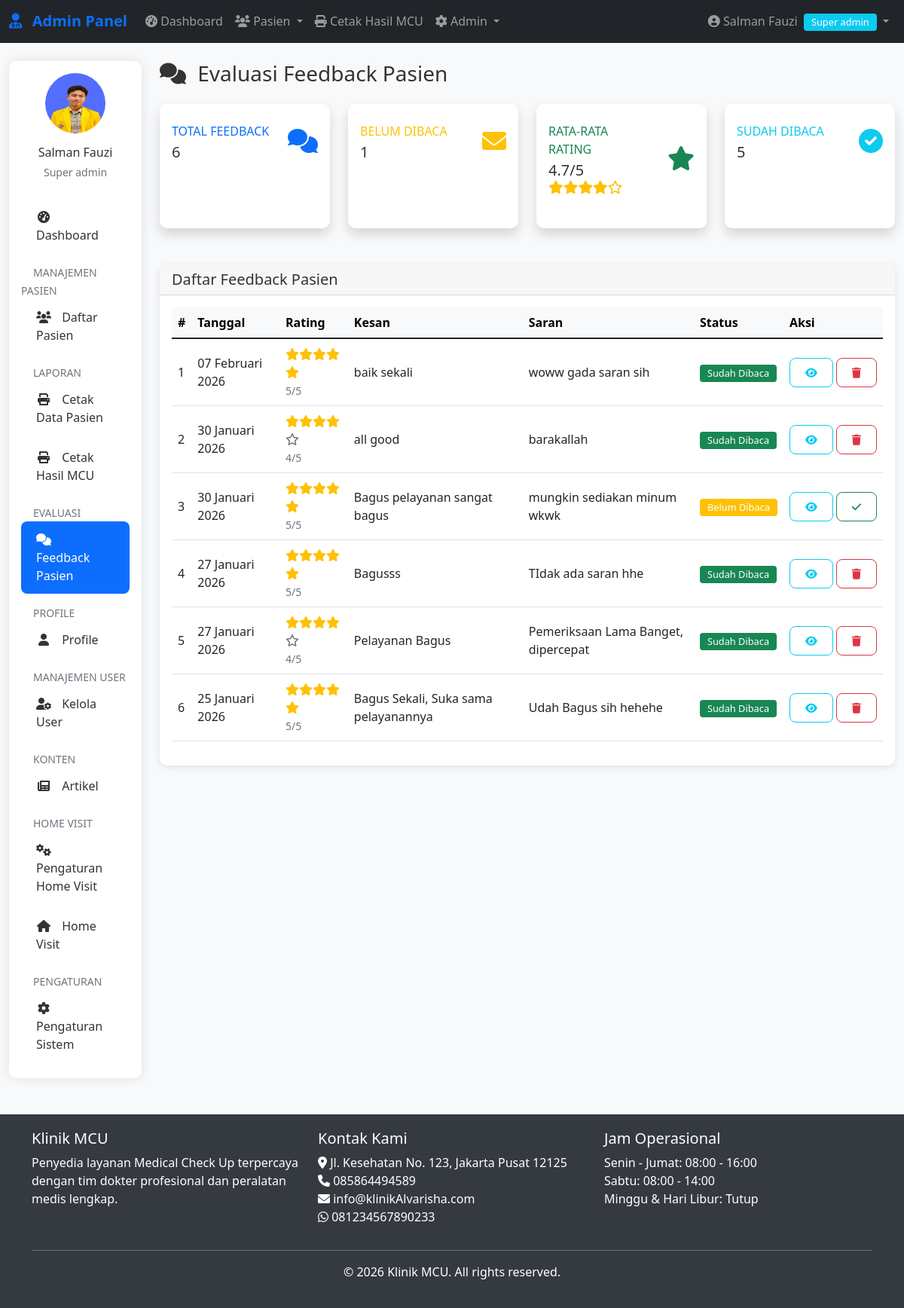
The app's page /admin/evaluasi.php (signed in) with its own data.
### tables this page shows
CREATE TABLE `feedback_pasien` (
  `id` int(11) NOT NULL,
  `pasien_id` int(11) DEFAULT NULL,
  `kode_mcu` varchar(20) DEFAULT NULL,
  `rating` int(11) DEFAULT NULL CHECK (`rating` >= 1 and `rating` <= 5),
  `kesan` text DEFAULT NULL,
  `saran` text DEFAULT NULL,
  `tanggal_submit` datetime DEFAULT current_timestamp(),
  `status` enum('unread','read') DEFAULT 'unread'
);

CREATE TABLE `pengaturan` (
  `id` int(11) NOT NULL,
  `nama_klinik` varchar(100) DEFAULT NULL,
  `alamat` text DEFAULT NULL,
  `telepon` varchar(20) DEFAULT NULL,
  `email` varchar(100) DEFAULT NULL,
  `whatsapp` varchar(20) DEFAULT NULL,
  `logo` varchar(255) DEFAULT NULL,
  `tentang` text DEFAULT NULL,
  `created_at` timestamp NOT NULL DEFAULT current_timestamp(),
  `hero_image` varchar(255) DEFAULT NULL
);

### includes/functions.php (called while the page is built, shortened)
<?php
require_once __DIR__ . '/../config/database.php';
function formatDateIndo($date, $with_time = false)
{
    $months = array(
        1 => 'Januari',
        'Februari',
        'Maret',
        'April',
        'Mei',
        'Juni',
        'Juli',
        'Agustus',
        'September',
        'Oktober',
        'November',
        'Desember'
    );
    $timestamp = strtotime($date);
    $day = date('d', $timestamp);
    $month = $months[date('n', $timestamp)];
    $year = date('Y', $timestamp);
    $formatted = $day . ' ' . $month . ' ' . $year;
    return $formatted;
}
function getSetting($key)
{
    global $conn;
    $query = "SELECT $key FROM pengaturan LIMIT 1";
    $result = mysqli_query($conn, $query);
    $row = mysqli_fetch_assoc($result);
    return $row[$key] ?? '';
}

### admin/evaluasi.php (the view, shortened to what this page needs)
<?php
require_once __DIR__ . '/../includes/auth.php';
require_once __DIR__ . '/../includes/functions.php';
$total_feedback_query = "SELECT COUNT(*) as total FROM feedback_pasien";
$total_feedback_result = mysqli_query($conn, $total_feedback_query);
$total_feedback = mysqli_fetch_assoc($total_feedback_result)['total'];
$unread_feedback_query = "SELECT COUNT(*) as total FROM feedback_pasien WHERE status = 'unread'";
$unread_feedback_result = mysqli_query($conn, $unread_feedback_query);
$unread_feedback = mysqli_fetch_assoc($unread_feedback_result)['total'];
$avg_rating_query = "SELECT AVG(rating) as avg_rating FROM feedback_pasien";
$avg_rating_result = mysqli_query($conn, $avg_rating_query);
$avg_rating = round(mysqli_fetch_assoc($avg_rating_result)['avg_rating'], 1);
$query = "SELECT f.* FROM feedback_pasien f
          ORDER BY f.tanggal_submit DESC";
$result = mysqli_query($conn, $query);
?>
<?php include '../includes/admin-header.php'; ?>
<?php include 'includes/admin-nav.php'; ?>
<div class="container-fluid mt-4">
    <div class="row">
        <div class="col-lg-2">
            <?php include 'includes/admin-sidebar.php'; ?>
        </div>
        <div class="col-lg-10">
            <div class="d-flex justify-content-between align-items-center mb-4">
                <h1 class="h3 mb-0">
                    <i class="fas fa-comments me-2"></i> Evaluasi Feedback Pasien
                </h1>
            </div>
            <div class="row mb-4">
                <div class="col-xl-3 col-md-6 mb-4">
                    <div class="card border-left-primary shadow h-100 py-2">
                        <div class="card-body">
                            <div class="row no-gutters align-items-center">
                                <div class="col mr-2">
                                    <div class="text-xs font-weight-bold text-primary text-uppercase mb-1">
                                        Total Feedback
                                    </div>
                                    <div class="h5 mb-0 font-weight-bold text-gray-800"><?php echo $total_feedback; ?></div>
                                </div>
                                <div class="col-auto">
                                    <i class="fas fa-comments fa-2x text-primary"></i>
                                </div>
                            </div>
                        </div>
                    </div>
                </div>
                <div class="col-xl-3 col-md-6 mb-4">
                    <div class="card border-left-warning shadow h-100 py-2">
                        <div class="card-body">
                            <div class="row no-gutters align-items-center">
                                <div class="col mr-2">
                                    <div class="text-xs font-weight-bold text-warning text-uppercase mb-1">
                                        Belum Dibaca
                                    </div>
                                    <div class="h5 mb-0 font-weight-bold text-gray-800"><?php echo $unread_feedback; ?></div>
                                </div>
                                <div class="col-auto">
                                    <i class="fas fa-envelope fa-2x text-warning"></i>
                                </div>
                            </div>
                        </div>
                    </div>
                </div>
                <div class="col-xl-3 col-md-6 mb-4">
                    <div class="card border-left-success shadow h-100 py-2">
                        <div class="card-body">
                            <div class="row no-gutters align-items-center">
                                <div class="col mr-2">
                                    <div class="text-xs font-weight-bold text-success text-uppercase mb-1">
                                        Rata-rata Rating
                                    </div>
                                    <div class="h5 mb-0 font-weight-bold text-gray-800">
                                        <?php echo $avg_rating; ?>/5
                                        <small class="d-block">
                                            <?php
                                            for ($i = 1; $i <= 5; $i++) {
                                                echo $i <= $avg_rating ? '<i class="fas fa-star text-warning"></i>' : '<i class="far fa-star text-warning"></i>';
                                            }
                                            ?>
                                        </small>
                                    </div>
                                </div>
                                <div class="col-auto">
                                    <i class="fas fa-star fa-2x text-success"></i>
                                </div>
                            </div>
                        </div>
                    </div>
                </div>
                <div class="col-xl-3 col-md-6 mb-4">
                    <div class="card border-left-info shadow h-100 py-2">
                        <div class="card-body">
                            <div class="row no-gutters align-items-center">
                                <div class="col mr-2">
                                    <div class="text-xs font-weight-bold text-info text-uppercase mb-1">
                                        Sudah Dibaca
                                    </div>
                                    <div class="h5 mb-0 font-weight-bold text-gray-800"><?php echo $total_feedback - $unread_feedback; ?></div>
                                </div>
                                <div class="col-auto">
                                    <i class="fas fa-check-circle fa-2x text-info"></i>
                                </div>
                            </div>
                        </div>
                    </div>
                </div>
            </div>
            <div class="card">
                <div class="card-header">
                    <h5 class="mb-0">Daftar Feedback Pasien</h5>
                </div>
                <div class="card-body">
                    <?php if (mysqli_num_rows($result) > 0): ?>
                        <div class="table-responsive">
                            <table class="table table-hover">
                                <thead class="table-light">
                                    <tr>
                                        <th>#</th>
                                        <th>Tanggal</th>
                                        <th>Rating</th>
                                        <th>Kesan</th>
                                        <th>Saran</th>
                                        <?php if (!$is_doctor): ?>
                                            <th>Status</th>
                                        <?php endif; ?>
                                        <th>Aksi</th>
                                    </tr>
                                </thead>
                                <tbody>
                                    <?php $no = 1; ?>
                                    <?php while ($feedback = mysqli_fetch_assoc($result)): ?>
                                        <tr>
                                            <td><?php echo $no++; ?></td>
                                            <td><?php echo formatDateIndo($feedback['tanggal_submit']); ?></td>
                                            <td>
                                                <?php
                                                for ($i = 1; $i <= 5; $i++) {
                                                    echo $i <= $feedback['rating'] ? '<i class="fas fa-star text-warning"></i>' : '<i class="far fa-star text-muted"></i>';
                                                }
                                                ?>
                                                <br><small class="text-muted"><?php echo $feedback['rating']; ?>/5</small>
                                            </td>
                                            <td>
                                                <?php echo $feedback['kesan'] ? htmlspecialchars(substr($feedback['kesan'], 0, 50)) . (strlen($feedback['kesan']) > 50 ? '...' : '') : '-'; ?>
                                            </td>
                                            <td>
                                                <?php echo $feedback['saran'] ? htmlspecialchars(substr($feedback['saran'], 0, 50)) . (strlen($feedback['saran']) > 50 ? '...' : '') : '-'; ?>
                                            </td>
                                            <?php if (!$is_doctor): ?>
                                                <td>
                                                    <?php if ($feedback['status'] == 'unread'): ?>
                                                        <span class="badge bg-warning">Belum Dibaca</span>
                                                    <?php else: ?>
                                                        <span class="badge bg-success">Sudah Dibaca</span>
                                                    <?php endif; ?>
                                                </td>
                                            <?php endif; ?>
                                            <td>
                                                <div class="d-flex gap-1">
                                                    <button type="button" class="btn btn-sm btn-outline-info" data-bs-toggle="modal" data-bs-target="#detailModal<?php echo $feedback['id']; ?>" title="Lihat Detail">
                                                        <i class="fas fa-eye"></i>
                                                    </button>
                                                    <?php if (!$is_doctor): ?>
                                                        <?php if ($feedback['status'] == 'unread'): ?>
                                                            <form method="POST" class="d-inline">
                                                                <button type="submit" name="mark_read" class="btn btn-sm btn-outline-success" onclick="return confirm('Tandai feedback ini sebagai sudah dibaca?')" title="Tandai sebagai Dibaca">
                                                                    <i class="fas fa-check"></i>
                                                                </button>
                                                            </form>
                                                        <?php else: ?>
                                                            <form method="POST" class="d-inline">
                                                                <button type="submit" name="delete_feedback" class="btn btn-sm btn-outline-danger" onclick="return confirm('Apakah Anda yakin ingin menghapus feedback ini?')" title="Hapus Feedback">
                                                                    <i class="fas fa-trash"></i>
                                                                </button>
                                                            </form>
                                                        <?php endif; ?>
                                                    <?php endif; ?>
                                                </div>
                                            </td>
                                        </tr>
                                    <?php endwhile; ?>
                                </tbody>
                            </table>
                        </div>
                    <?php else: ?>
                        <div class="alert alert-info">
                            <i class="fas fa-info-circle me-2"></i> Belum ada feedback yang diterima.
                        </div>
                    <?php endif; ?>
                </div>
            </div>
        </div>
    </div>
</div>
<?php include '../includes/admin-footer.php'; ?>

### includes/admin-footer.php (shortened to what this page needs)
</div>
</div>
<footer class="mt-5">
    <div class="container">
        <div class="row">
            <div class="col-md-4">
                <h5>Klinik MCU</h5>
                <p>Penyedia layanan Medical Check Up terpercaya dengan tim dokter profesional dan peralatan medis lengkap.</p>
            </div>
            <div class="col-md-4">
                <h5>Kontak Kami</h5>
                <ul class="list-unstyled">
                    <li><i class="fas fa-map-marker-alt"></i> <?php echo getSetting('alamat'); ?></li>
                    <li><i class="fas fa-phone"></i> <?php echo getSetting('telepon'); ?></li>
                    <li><i class="fas fa-envelope"></i> <?php echo getSetting('email'); ?></li>
                    <li><i class="fab fa-whatsapp"></i> <?php echo getSetting('whatsapp'); ?></li>
                </ul>
            </div>
            <div class="col-md-4">
                <h5>Jam Operasional</h5>
                <ul class="list-unstyled">
                    <li>Senin - Jumat: 08:00 - 16:00</li>
                    <li>Sabtu: 08:00 - 14:00</li>
                    <li>Minggu & Hari Libur: Tutup</li>
                </ul>
            </div>
        </div>
        <hr class="bg-light">
        <div class="text-center">
            <p>&copy; <?php echo date('Y'); ?> Klinik MCU. All rights reserved.</p>
        </div>
    </div>
</footer>
</body>
</html>

### assets/css/style.css (style rules this page uses)
:root { --primary-color: #0d6efd; --secondary-color: #6c757d; --success-color: #198754; --danger-color: #dc3545; --warning-color: #ffc107; --info-color: #0dcaf0; --light-color: #f8f9fa; --dark-color: #212529; }
body { font-family: 'Segoe UI', Tahoma, Geneva, Verdana, sans-serif; color: #333; background-color: #f8f9fa; }
.card { border-radius: 10px; box-shadow: 0 2px 10px rgba(0,0,0,0.1); border: none; margin-bottom: 20px; }
.card-header { border-radius: 10px 10px 0 0 !important; font-weight: 600; }
.btn { border-radius: 8px; font-weight: 500; padding: 8px 20px; }
.table th { font-weight: 600; background-color: #f8f9fa; border-top: none; }
.table td { vertical-align: middle; }
.badge { font-size: 0.8em; font-weight: 500; padding: 5px 10px; }

### includes/admin-header.php (style rules this page uses)
:root { --primary-color: #0d6efd; --secondary-color: #6c757d; --success-color: #198754; --danger-color: #dc3545; --warning-color: #ffc107; --info-color: #0dcaf0; }
body { font-family: 'Segoe UI', Tahoma, Geneva, Verdana, sans-serif; background-color: #f8f9fa; min-height: 100vh; display: flex; flex-direction: column; }
.card { border-radius: 10px; box-shadow: 0 2px 10px rgba(0, 0, 0, 0.1); margin-bottom: 20px; }
.card-header { border-radius: 10px 10px 0 0 !important; font-weight: 600; }
.table th { font-weight: 600; background-color: #f8f9fa; }
.badge { font-size: 0.8em; font-weight: 500; }
footer { background-color: #343a40; color: white; padding: 20px 0; }

### records on screen
feedback_pasien: tanggal_submit "07 Februari 2026", rating "5", kesan "baik sekali", saran "woww gada saran sih", status "Sudah Dibaca"
feedback_pasien: tanggal_submit "30 Januari 2026", rating "4", kesan "all good", saran "barakallah", status "Sudah Dibaca"
feedback_pasien: tanggal_submit "30 Januari 2026", rating "5", kesan "Bagus pelayanan sangat bagus", saran "mungkin sediakan minum wkwk", status "Belum Dibaca"
feedback_pasien: tanggal_submit "27 Januari 2026", rating "5", kesan "Bagusss", saran "TIdak ada saran hhe", status "Sudah Dibaca"
feedback_pasien: tanggal_submit "27 Januari 2026", rating "4", kesan "Pelayanan Bagus", saran "Pemeriksaan Lama Banget, dipercepat", status "Sudah Dibaca"
feedback_pasien: tanggal_submit "25 Januari 2026", rating "5", kesan "Bagus Sekali, Suka sama pelayanannya", saran "Udah Bagus sih hehehe", status "Sudah Dibaca"
pengaturan: alamat "Jl. Kesehatan No. 123, Jakarta Pusat 12125", telepon "085864494589", email "info@klinikAlvarisha.com", whatsapp "081234567890233"

### other values on screen
$_SESSION['nama_lengkap'] "Salman Fauzi"
str_replace('_', ' ', $_SESSION['role']) "Super admin"
$total_feedback "6"
$unread_feedback "1"
$avg_rating "4.7"
$total_feedback - $unread_feedback "5"
